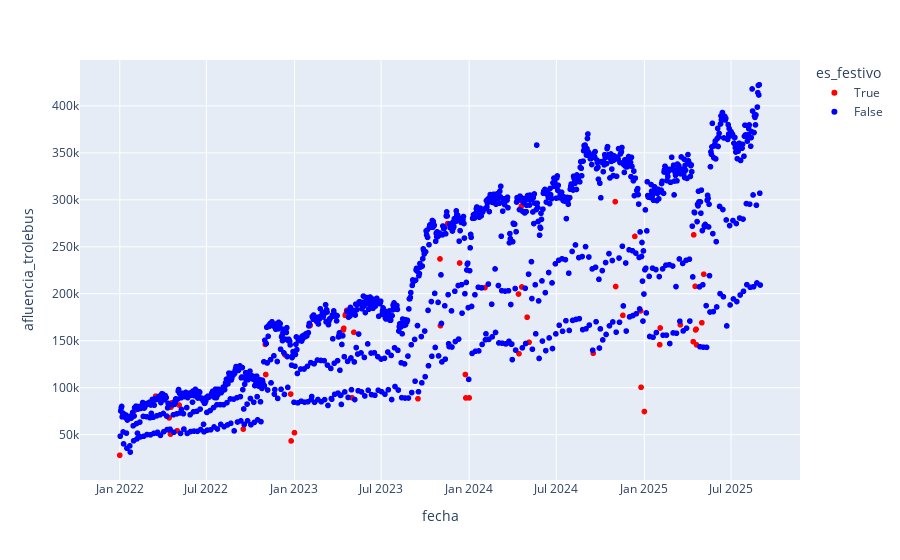

The cell this chart's notebook holds for it:
### Code cell
px.scatter(df[['fecha','afluencia_trolebus', 'es_festivo']],
        x='fecha', y='afluencia_trolebus',
        color='es_festivo', color_discrete_sequence=['Red', 'Blue'])
